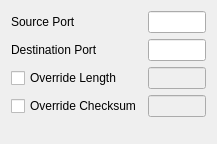
<ui version="4.0" >
 <class>udp</class>
 <widget class="QWidget" name="udp" >
  <property name="geometry" >
   <rect>
    <x>0</x>
    <y>0</y>
    <width>217</width>
    <height>144</height>
   </rect>
  </property>
  <property name="windowTitle" >
   <string>Form</string>
  </property>
  <layout class="QGridLayout" >
   <item row="0" column="0" >
    <layout class="QGridLayout" >
     <item row="0" column="0" >
      <widget class="QLabel" name="label_35" >
       <property name="text" >
        <string>Source Port</string>
       </property>
      </widget>
     </item>
     <item row="0" column="1" >
      <widget class="QLineEdit" name="leUdpSrcPort" />
     </item>
     <item row="1" column="0" >
      <widget class="QLabel" name="label_38" >
       <property name="text" >
        <string>Destination Port</string>
       </property>
      </widget>
     </item>
     <item row="1" column="1" >
      <widget class="QLineEdit" name="leUdpDstPort" />
     </item>
     <item row="2" column="0" >
      <widget class="QCheckBox" name="cbUdpLengthOverride" >
       <property name="text" >
        <string>Override Length</string>
       </property>
      </widget>
     </item>
     <item row="2" column="1" >
      <widget class="QLineEdit" name="leUdpLength" >
       <property name="enabled" >
        <bool>false</bool>
       </property>
      </widget>
     </item>
     <item row="3" column="0" >
      <widget class="QCheckBox" name="cbUdpCksumOverride" >
       <property name="text" >
        <string>Override Checksum</string>
       </property>
      </widget>
     </item>
     <item row="3" column="1" >
      <widget class="QLineEdit" name="leUdpCksum" >
       <property name="enabled" >
        <bool>false</bool>
       </property>
       <property name="inputMask" >
        <string>HH HH; </string>
       </property>
      </widget>
     </item>
    </layout>
   </item>
   <item row="0" column="1" >
    <spacer>
     <property name="orientation" >
      <enum>Qt::Horizontal</enum>
     </property>
     <property name="sizeHint" >
      <size>
       <width>40</width>
       <height>20</height>
      </size>
     </property>
    </spacer>
   </item>
   <item row="1" column="0" >
    <spacer>
     <property name="orientation" >
      <enum>Qt::Vertical</enum>
     </property>
     <property name="sizeHint" >
      <size>
       <width>20</width>
       <height>40</height>
      </size>
     </property>
    </spacer>
   </item>
  </layout>
 </widget>
 <resources/>
 <connections/>
</ui>
